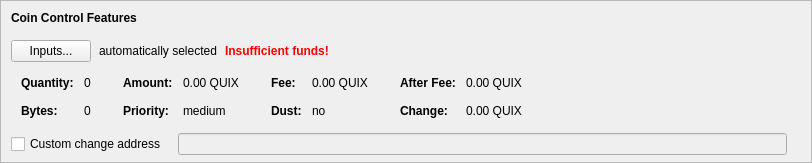
    <widget class="QFrame" name="frameCoinControl">
     <property name="sizePolicy">
      <sizepolicy hsizetype="Expanding" vsizetype="Expanding">
       <horstretch>0</horstretch>
       <verstretch>0</verstretch>
      </sizepolicy>
     </property>
     <property name="maximumSize">
      <size>
       <width>16777215</width>
       <height>16777215</height>
      </size>
     </property>
     <property name="frameShape">
      <enum>QFrame::StyledPanel</enum>
     </property>
     <property name="frameShadow">
      <enum>QFrame::Sunken</enum>
     </property>
     <layout class="QVBoxLayout" name="verticalLayoutCoinControl2">
      <property name="spacing">
       <number>0</number>
      </property>
      <property name="leftMargin">
       <number>0</number>
      </property>
      <property name="topMargin">
       <number>0</number>
      </property>
      <property name="rightMargin">
       <number>0</number>
      </property>
      <property name="bottomMargin">
       <number>6</number>
      </property>
      <item>
       <layout class="QVBoxLayout" name="verticalLayoutCoinControl" stretch="0,0,0,0,1">
        <property name="spacing">
         <number>0</number>
        </property>
        <property name="leftMargin">
         <number>10</number>
        </property>
        <property name="topMargin">
         <number>10</number>
        </property>
        <item>
         <layout class="QHBoxLayout" name="horizontalLayoutCoinControl1">
          <property name="bottomMargin">
           <number>15</number>
          </property>
          <item>
           <widget class="QLabel" name="labelCoinControlFeatures">
            <property name="sizePolicy">
             <sizepolicy hsizetype="Preferred" vsizetype="Maximum">
              <horstretch>0</horstretch>
              <verstretch>0</verstretch>
             </sizepolicy>
            </property>
            <property name="font">
             <font>
              <weight>75</weight>
              <bold>true</bold>
             </font>
            </property>
            <property name="styleSheet">
             <string notr="true">font-weight:bold;</string>
            </property>
            <property name="text">
             <string>Coin Control Features</string>
            </property>
           </widget>
          </item>
         </layout>
        </item>
        <item>
         <layout class="QHBoxLayout" name="horizontalLayoutCoinControl2" stretch="0,0,0,0">
          <property name="spacing">
           <number>8</number>
          </property>
          <property name="bottomMargin">
           <number>10</number>
          </property>
          <item>
           <widget class="QPushButton" name="pushButtonCoinControl">
            <property name="styleSheet">
             <string notr="true"/>
            </property>
            <property name="text">
             <string>Inputs...</string>
            </property>
            <property name="autoDefault">
             <bool>false</bool>
            </property>
           </widget>
          </item>
          <item>
           <widget class="QLabel" name="labelCoinControlAutomaticallySelected">
            <property name="text">
             <string>automatically selected</string>
            </property>
            <property name="margin">
             <number>5</number>
            </property>
           </widget>
          </item>
          <item>
           <widget class="QLabel" name="labelCoinControlInsuffFunds">
            <property name="font">
             <font>
              <weight>75</weight>
              <bold>true</bold>
             </font>
            </property>
            <property name="styleSheet">
             <string notr="true">color:red;font-weight:bold;</string>
            </property>
            <property name="text">
             <string>Insufficient funds!</string>
            </property>
            <property name="margin">
             <number>5</number>
            </property>
           </widget>
          </item>
          <item>
           <spacer name="horizontalSpacerCoinControl">
            <property name="orientation">
             <enum>Qt::Horizontal</enum>
            </property>
            <property name="sizeHint" stdset="0">
             <size>
              <width>40</width>
              <height>1</height>
             </size>
            </property>
           </spacer>
          </item>
         </layout>
        </item>
        <item>
         <widget class="QWidget" name="widgetCoinControl" native="true">
          <property name="sizePolicy">
           <sizepolicy hsizetype="Preferred" vsizetype="Preferred">
            <horstretch>0</horstretch>
            <verstretch>0</verstretch>
           </sizepolicy>
          </property>
          <property name="minimumSize">
           <size>
            <width>0</width>
            <height>0</height>
           </size>
          </property>
          <property name="styleSheet">
           <string notr="true"/>
          </property>
          <layout class="QHBoxLayout" name="horizontalLayoutCoinControl5">
           <property name="leftMargin">
            <number>0</number>
           </property>
           <property name="topMargin">
            <number>0</number>
           </property>
           <property name="rightMargin">
            <number>0</number>
           </property>
           <property name="bottomMargin">
            <number>0</number>
           </property>
           <item>
            <layout class="QHBoxLayout" name="horizontalLayoutCoinControl3" stretch="0,0,0,1">
             <property name="spacing">
              <number>20</number>
             </property>
             <property name="topMargin">
              <number>0</number>
             </property>
             <property name="bottomMargin">
              <number>10</number>
             </property>
             <item>
              <layout class="QFormLayout" name="formLayoutCoinControl1">
               <property name="horizontalSpacing">
                <number>10</number>
               </property>
               <property name="verticalSpacing">
                <number>14</number>
               </property>
               <property name="leftMargin">
                <number>10</number>
               </property>
               <property name="topMargin">
                <number>4</number>
               </property>
               <property name="rightMargin">
                <number>6</number>
               </property>
               <item row="0" column="0">
                <widget class="QLabel" name="labelCoinControlQuantityText">
                 <property name="font">
                  <font>
                   <weight>75</weight>
                   <bold>true</bold>
                  </font>
                 </property>
                 <property name="text">
                  <string>Quantity:</string>
                 </property>
                 <property name="margin">
                  <number>0</number>
                 </property>
                </widget>
               </item>
               <item row="0" column="1">
                <widget class="QLabel" name="labelCoinControlQuantity">
                 <property name="cursor">
                  <cursorShape>IBeamCursor</cursorShape>
                 </property>
                 <property name="contextMenuPolicy">
                  <enum>Qt::ActionsContextMenu</enum>
                 </property>
                 <property name="text">
                  <string notr="true">0</string>
                 </property>
                 <property name="margin">
                  <number>0</number>
                 </property>
                 <property name="textInteractionFlags">
                  <set>Qt::LinksAccessibleByMouse|Qt::TextSelectableByKeyboard|Qt::TextSelectableByMouse</set>
                 </property>
                </widget>
               </item>
               <item row="1" column="0">
                <widget class="QLabel" name="labelCoinControlBytesText">
                 <property name="font">
                  <font>
                   <weight>75</weight>
                   <bold>true</bold>
                  </font>
                 </property>
                 <property name="text">
                  <string>Bytes:</string>
                 </property>
                </widget>
               </item>
               <item row="1" column="1">
                <widget class="QLabel" name="labelCoinControlBytes">
                 <property name="cursor">
                  <cursorShape>IBeamCursor</cursorShape>
                 </property>
                 <property name="contextMenuPolicy">
                  <enum>Qt::ActionsContextMenu</enum>
                 </property>
                 <property name="text">
                  <string notr="true">0</string>
                 </property>
                 <property name="textInteractionFlags">
                  <set>Qt::LinksAccessibleByMouse|Qt::TextSelectableByKeyboard|Qt::TextSelectableByMouse</set>
                 </property>
                </widget>
               </item>
              </layout>
             </item>
             <item>
              <layout class="QFormLayout" name="formLayoutCoinControl2">
               <property name="horizontalSpacing">
                <number>10</number>
               </property>
               <property name="verticalSpacing">
                <number>14</number>
               </property>
               <property name="leftMargin">
                <number>6</number>
               </property>
               <property name="topMargin">
                <number>4</number>
               </property>
               <property name="rightMargin">
                <number>6</number>
               </property>
               <item row="0" column="0">
                <widget class="QLabel" name="labelCoinControlAmountText">
                 <property name="font">
                  <font>
                   <weight>75</weight>
                   <bold>true</bold>
                  </font>
                 </property>
                 <property name="text">
                  <string>Amount:</string>
                 </property>
                 <property name="margin">
                  <number>0</number>
                 </property>
                </widget>
               </item>
               <item row="0" column="1">
                <widget class="QLabel" name="labelCoinControlAmount">
                 <property name="cursor">
                  <cursorShape>IBeamCursor</cursorShape>
                 </property>
                 <property name="contextMenuPolicy">
                  <enum>Qt::ActionsContextMenu</enum>
                 </property>
                 <property name="text">
                  <string notr="true">0.00 QUIX</string>
                 </property>
                 <property name="textInteractionFlags">
                  <set>Qt::LinksAccessibleByMouse|Qt::TextSelectableByKeyboard|Qt::TextSelectableByMouse</set>
                 </property>
                </widget>
               </item>
               <item row="1" column="0">
                <widget class="QLabel" name="labelCoinControlPriorityText">
                 <property name="font">
                  <font>
                   <weight>75</weight>
                   <bold>true</bold>
                  </font>
                 </property>
                 <property name="text">
                  <string>Priority:</string>
                 </property>
                </widget>
               </item>
               <item row="1" column="1">
                <widget class="QLabel" name="labelCoinControlPriority">
                 <property name="cursor">
                  <cursorShape>IBeamCursor</cursorShape>
                 </property>
                 <property name="contextMenuPolicy">
                  <enum>Qt::ActionsContextMenu</enum>
                 </property>
                 <property name="text">
                  <string>medium</string>
                 </property>
                 <property name="textInteractionFlags">
                  <set>Qt::LinksAccessibleByMouse|Qt::TextSelectableByKeyboard|Qt::TextSelectableByMouse</set>
                 </property>
                </widget>
               </item>
              </layout>
             </item>
             <item>
              <layout class="QFormLayout" name="formLayoutCoinControl3">
               <property name="horizontalSpacing">
                <number>10</number>
               </property>
               <property name="verticalSpacing">
                <number>14</number>
               </property>
               <property name="leftMargin">
                <number>6</number>
               </property>
               <property name="topMargin">
                <number>4</number>
               </property>
               <property name="rightMargin">
                <number>6</number>
               </property>
               <item row="0" column="0">
                <widget class="QLabel" name="labelCoinControlFeeText">
                 <property name="font">
                  <font>
                   <weight>75</weight>
                   <bold>true</bold>
                  </font>
                 </property>
                 <property name="text">
                  <string>Fee:</string>
                 </property>
                 <property name="margin">
                  <number>0</number>
                 </property>
                </widget>
               </item>
               <item row="0" column="1">
                <widget class="QLabel" name="labelCoinControlFee">
                 <property name="cursor">
                  <cursorShape>IBeamCursor</cursorShape>
                 </property>
                 <property name="contextMenuPolicy">
                  <enum>Qt::ActionsContextMenu</enum>
                 </property>
                 <property name="text">
                  <string notr="true">0.00 QUIX</string>
                 </property>
                 <property name="textInteractionFlags">
                  <set>Qt::LinksAccessibleByMouse|Qt::TextSelectableByKeyboard|Qt::TextSelectableByMouse</set>
                 </property>
                </widget>
               </item>
               <item row="1" column="0">
                <widget class="QLabel" name="labelCoinControlLowOutputText">
                 <property name="font">
                  <font>
                   <weight>75</weight>
                   <bold>true</bold>
                  </font>
                 </property>
                 <property name="text">
                  <string>Dust:</string>
                 </property>
                </widget>
               </item>
               <item row="1" column="1">
                <widget class="QLabel" name="labelCoinControlLowOutput">
                 <property name="cursor">
                  <cursorShape>IBeamCursor</cursorShape>
                 </property>
                 <property name="contextMenuPolicy">
                  <enum>Qt::ActionsContextMenu</enum>
                 </property>
                 <property name="text">
                  <string>no</string>
                 </property>
                 <property name="textInteractionFlags">
                  <set>Qt::LinksAccessibleByMouse|Qt::TextSelectableByKeyboard|Qt::TextSelectableByMouse</set>
                 </property>
                </widget>
               </item>
              </layout>
             </item>
             <item>
              <layout class="QFormLayout" name="formLayoutCoinControl4">
               <property name="horizontalSpacing">
                <number>10</number>
               </property>
               <property name="verticalSpacing">
                <number>14</number>
               </property>
               <property name="leftMargin">
                <number>6</number>
               </property>
               <property name="topMargin">
                <number>4</number>
               </property>
               <property name="rightMargin">
                <number>6</number>
               </property>
               <item row="0" column="0">
                <widget class="QLabel" name="labelCoinControlAfterFeeText">
                 <property name="font">
                  <font>
                   <weight>75</weight>
                   <bold>true</bold>
                  </font>
                 </property>
                 <property name="text">
                  <string>After Fee:</string>
                 </property>
                 <property name="margin">
                  <number>0</number>
                 </property>
                </widget>
               </item>
               <item row="0" column="1">
                <widget class="QLabel" name="labelCoinControlAfterFee">
                 <property name="cursor">
                  <cursorShape>IBeamCursor</cursorShape>
                 </property>
                 <property name="contextMenuPolicy">
                  <enum>Qt::ActionsContextMenu</enum>
                 </property>
                 <property name="text">
                  <string notr="true">0.00 QUIX</string>
                 </property>
                 <property name="textInteractionFlags">
                  <set>Qt::LinksAccessibleByMouse|Qt::TextSelectableByKeyboard|Qt::TextSelectableByMouse</set>
                 </property>
                </widget>
               </item>
               <item row="1" column="0">
                <widget class="QLabel" name="labelCoinControlChangeText">
                 <property name="font">
                  <font>
                   <weight>75</weight>
                   <bold>true</bold>
                  </font>
                 </property>
                 <property name="text">
                  <string>Change:</string>
                 </property>
                </widget>
               </item>
               <item row="1" column="1">
                <widget class="QLabel" name="labelCoinControlChange">
                 <property name="cursor">
                  <cursorShape>IBeamCursor</cursorShape>
                 </property>
                 <property name="contextMenuPolicy">
                  <enum>Qt::ActionsContextMenu</enum>
                 </property>
                 <property name="text">
                  <string notr="true">0.00 QUIX</string>
                 </property>
                 <property name="textInteractionFlags">
                  <set>Qt::LinksAccessibleByMouse|Qt::TextSelectableByKeyboard|Qt::TextSelectableByMouse</set>
                 </property>
                </widget>
               </item>
              </layout>
             </item>
            </layout>
           </item>
          </layout>
         </widget>
        </item>
        <item>
         <layout class="QHBoxLayout" name="horizontalLayoutCoinControl4" stretch="0,0,0">
          <property name="spacing">
           <number>12</number>
          </property>
          <property name="sizeConstraint">
           <enum>QLayout::SetDefaultConstraint</enum>
          </property>
          <property name="topMargin">
           <number>5</number>
          </property>
          <property name="rightMargin">
           <number>5</number>
          </property>
          <item>
           <widget class="QCheckBox" name="checkBoxCoinControlChange">
            <property name="toolTip">
             <string>If this is activated, but the change address is empty or invalid, change will be sent to a newly generated address.</string>
            </property>
            <property name="text">
             <string>Custom change address</string>
            </property>
           </widget>
          </item>
          <item>
           <widget class="QValidatedLineEdit" name="lineEditCoinControlChange">
            <property name="enabled">
             <bool>false</bool>
            </property>
            <property name="sizePolicy">
             <sizepolicy hsizetype="Expanding" vsizetype="Fixed">
              <horstretch>0</horstretch>
              <verstretch>0</verstretch>
             </sizepolicy>
            </property>
           </widget>
          </item>
          <item>
           <widget class="QLabel" name="labelCoinControlChangeLabel">
            <property name="sizePolicy">
             <sizepolicy hsizetype="Preferred" vsizetype="Expanding">
              <horstretch>0</horstretch>
              <verstretch>0</verstretch>
             </sizepolicy>
            </property>
            <property name="minimumSize">
             <size>
              <width>0</width>
              <height>0</height>
             </size>
            </property>
            <property name="text">
             <string/>
            </property>
            <property name="margin">
             <number>3</number>
            </property>
           </widget>
          </item>
         </layout>
        </item>
        <item>
         <spacer name="verticalSpacerCoinControl">
          <property name="orientation">
           <enum>Qt::Vertical</enum>
          </property>
          <property name="sizeHint" stdset="0">
           <size>
            <width>800</width>
            <height>1</height>
           </size>
          </property>
         </spacer>
        </item>
       </layout>
      </item>
     </layout>
    </widget>
